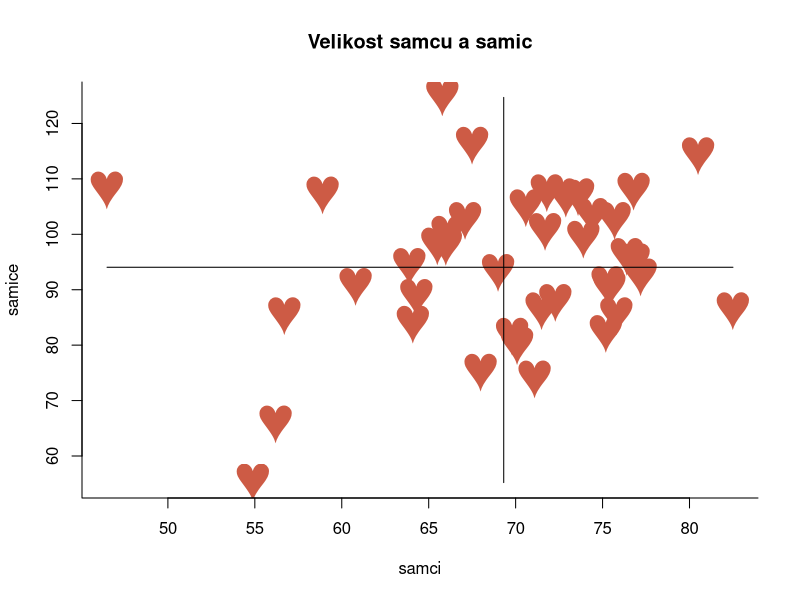

This chart was generated by the following R code:
# KORELACE
#____________________________________________________________
set.seed(32)
# samci: n = 40, N(67mm, 10mm), s presnosti na 0.1mm
samci = round(rnorm(n = 40, mean = 67, sd = 10), 1)
# samice: n = 40, N(101mm, 17mm), s presnosti na 0.1mm
samice = round(rnorm(n = 40, mean = 101, sd = 17), 1)

# dochazi k asortativnimu parovani podle velikosti?
# (asortativni parovani = jsou zavisle)

# H0: k asortativnimu parovani nedochazi (parovani je nahodne, r=0)
# H1: k asortativnimu parovani dochazi (parovani je nenahodne, r!=0)

cor.test(samci, samice, alternative = "greater")
cor.test(samci, samice)

# graficke reseni
plot(samice~samci, col = "coral3", bty = "l", pch = "♥", cex = 3, 
     main = "Velikost samcu a samic" )
lines(x = rep(mean(samci), 2), y = c(min(samice), max(samice)))
lines(x = c(min(samci), max(samci)), y = rep(mean(samice), 2))

# bodovy odhad korelacniho koeficientu
# test predpokladu
# H0: rozdeleni velikosti samcu je normalni
# H1: rozdeleni velikosti samcu neni normalni
shapiro.test(samci) # p = 0.054 > 0.05 H0 nezamitame
shapiro.test(samice) # p = 0.78 > 0.05 H0 nezamitame

# predpoklady pearsonova testu byly splneny
# (pearsonuv test je silnejsi nez spearmanuv)
r = (sum((samci-mean(samci))*(samice-mean(samice)))/40)/
  (sqrt(sum((samci-mean(samci))**2)/40)*sqrt(sum((samice-mean(samice))**2)/40))

r = cor(samci, samice)

# test
tt = r/sqrt(1-r**2)*sqrt(38)
2*(1-pt(q = tt, df = 38))
# = 0.24 > 0.05, H0 se nezamita

# 95% oboustranny intervalovy odhad pomoci fisherovy Z transformace
z = atanh(r) # fisherova z transformace
z1 = z - qnorm(p = 0.975)/sqrt(38) #leva
z2 = z + qnorm(p = 0.975)/sqrt(38) #prava
tanh(z1) # leva strana
tanh(z2) # prava strana
# interval (-0.13, 0.47)

cor.test(samci, samice) # spocita vse, 
# oboustranna p-value je dvojnasobek jednostranne

#___________________________________________________________________
# Spearmanuv test
cor(rank(samci), rank(samice))
cor.test(samci, samice, method = "spearman")
